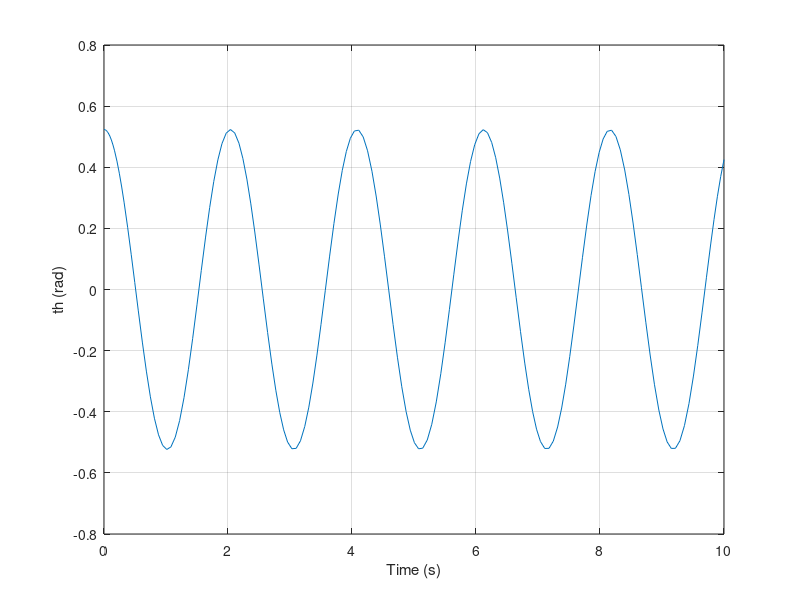

MATLAB code to generate this figure:
function simulate_single_pendulum()
    x0=[30*pi/180; 0];
    [t, x]= ode45(@pendulum_dynamics, [0, 10], x0)

    figure; plot(t, x(:, 1));
    grid on;
    xlabel('Time (s)'); ylabel('th (rad)')
end

function dx = pendulum_dynamics(t, x)
    th = x(1);
    dth = x(2);
    
    % System Constants
    m=1;
    g=9.81;
    l=1;

    %l*m*(d2th*l+g*sin(th))]
    u = 0;
    d2th = (u - m*l*g*sin(th)) / (m*l^2);
    
    dx = [dth; d2th];
end